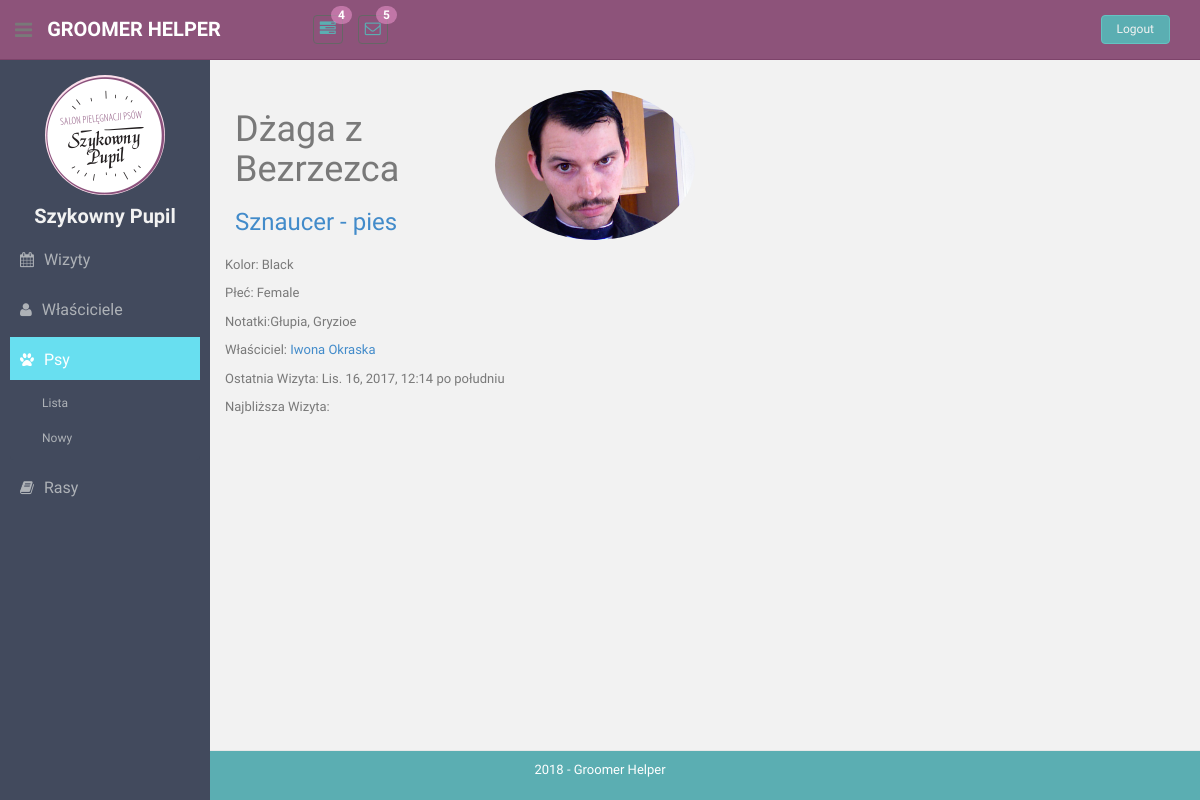
/animals/1/, run on the app's committed database.
### animals/models.py (models this page shows, shortened)
class Animal(models.Model):
    GENDER_CHOICES = [
        (True, _('Male')),
        (False, _('Female')),
    ]
    name = models.TextField(max_length=100, blank=True, null=True, verbose_name=_('name'))
    gender = models.BooleanField(choices=GENDER_CHOICES, verbose_name=_('gender'))
    breed = models.ForeignKey(Breed, on_delete=models.CASCADE, verbose_name=_('breed'))
    color = models.TextField(max_length=100, blank=True, null=True, verbose_name=_('color'))
    photo = models.ImageField(upload_to='animal-avatars/', default='animal-avatars/None/no-img.png',
                              verbose_name=_('photo'))
    notes = models.TextField(max_length=200, blank=True, null=True, verbose_name=_('notes'))
    owner = models.ForeignKey(
        Owner,
        verbose_name=_('owner'),
        on_delete=models.CASCADE,
    )
    salon = models.ForeignKey(Salon, default=DEFAULT_SALON_ID, null=False, on_delete=models.CASCADE)
    def get_last_visit(self):
        return self.visit_set.filter(start__lt=datetime.now()).latest('start').start
    def get_next_visit(self):
        return self.visit_set.filter(start__gt=datetime.now()).earliest('start').start

### breeds/models.py (models this page shows)
class Breed(models.Model):
    SIZE_CHOICES = [
        ('miniatura', 'Miniatura'),
        ('średni', 'Średni'),
        ('duży', 'Duży'),
        ('olbrzym', 'Olbrzym'),
    ]
    SPECIES_CHOICES = [
        ('pies', 'Pies'),
        ('kot', 'Kot'),
        ('świnka morska', 'Świnka morska'),
        ('królik', 'Królik'),
    ]
    HAIR_TYPE_CHOICES = [
        ('normalna', 'Normalna'),
        ('szorstka', 'Szorstka'),
        ('miękka', 'Miękka'),
        ('duża ilość podszerstka', 'Duża ilość podszerstka'),
        ('twarda', 'Twarda')
    ]
    name = models.TextField(max_length=100, blank=False, null=False, unique=True)
    species = models.TextField(max_length=50, blank=False, default='dog')
    size = models.TextField(max_length=20, blank=True, choices=SIZE_CHOICES)
    grooming_notes = models.TextField(max_length=50, blank=True, null=False)
    hair_type = models.TextField(max_length=50, blank=True, null=False)
    weight = models.IntegerField(default=20, blank=False, null=False)
    photo = models.ImageField(upload_to='breed-avatars/', default='breed-avatars/None/no-img.png')
    salon = models.ForeignKey(Salon, default=DEFAULT_SALON_ID, null=False, on_delete=models.CASCADE)
    def __str__(self):
        return "".join([self.name, " - ", self.species])

### owners/models.py (models this page shows)
class Owner(models.Model):
    full_name = models.TextField(_("full_name"), max_length=100, blank=True, null=True)
    phone_number = models.TextField(_("phone number"), max_length=20, blank=False, null=False)
    email = models.EmailField(_("email"), max_length=100, blank=True, null=True)
    location = models.TextField(_("location"), max_length=200, blank=True, null=True)
    recommended_by = models.ForeignKey('Owner', null=True, on_delete=models.CASCADE, verbose_name=_("recommended by"))
    salon = models.ForeignKey(Salon,
                              default=DEFAULT_SALON_ID,
                              null=False,
                              on_delete=models.CASCADE,
                              verbose_name=_("salon") )
    def __str__(self):
        return "".join(self.full_name)

### visits/models.py (models this page shows)
class Visit(models.Model):
    start = models.DateTimeField(null=False)
    stop = models.DateTimeField(null=False)
    animal = models.ForeignKey(Animal, on_delete=models.CASCADE, )
    service = models.TextField(max_length=100, blank=False, null=False, unique=True)
    happened = models.BooleanField(null=False, default=False)
    money_taken = models.PositiveIntegerField(null=True)
    notes = models.TextField(max_length=100, blank=True, null=False)
    salon = models.ForeignKey(Salon, default=DEFAULT_SALON_ID, null=False, on_delete=models.CASCADE)
    def __str__(self):
        return "".join([self.animal.name, " o ", str(self.start.hour)])
    __str__.short_description = "Opis"

### animals/views.py (the view)
# urls.py: path('<int:pk>/', views.AnimalDetailsView.as_view(), name='animal-details'),
class AnimalDetailsView(DetailView):
    template_name = "animals/details.html"
    model = Animal
    def get_context_data(self, **kwargs):
        context = super().get_context_data(**kwargs)
        context['animals'] = Animal.objects.all()
        return context

### templatetags/templatetags/my_templatetags.py (called while the page is built)
@register.simple_tag(takes_context=True)
def active(context, pattern_or_urlname):
    try:
        pattern = '^' + reverse(pattern_or_urlname)
    except NoReverseMatch:
        pattern = pattern_or_urlname
    path = context['request'].path
    if re.search(pattern, path):
        return 'active'
    return ''

### templates/animals/details.html
{% extends 'details.html' %}
{% load static %}
{% block profile-header%}
    {% if animal.photo %}
    <img src="{{ animal.photo.url }}" class="img-circle" style="float: right; height:150px;" alt="profile-photo">
    {% else %}
    <img src="{% static 'img/dog.png' %}" class="img-circle" style="float: right; height:150px;" alt="profile-photo">
    {% endif %}
    <h1>{{ animal.name }}</h1>
    <h3><a href="{% url 'breed-details' animal.breed.id %}">{{ animal.breed }}</a></h3>
{% endblock %}
{% block details %}
    <p><span>Kolor:</span> {{ animal.color }}</p>
    <p><span>Płeć:</span> {{ animal.get_gender_display }}</p>
    <p><span>Notatki:</span>{{ animal.notes }}</p>
    <p><span>Właściciel:</span>
        <a href="{% url 'owner-details' animal.owner.id %}">{{ animal.owner }}</a>
    </p>
    <p>
        Ostatnia Wizyta:  {{ animal.get_last_visit }}</p>
    <p>Najbliższa Wizyta: {{ animal.get_next_visit  }}</p>
{% endblock %}

### static/css/style.css (style rules this page uses)
a, a:hover, a:focus { text-decoration: none; outline: none; }

### data on the page
Animal: photo (picture), name "Dżaga z Bezrzezca", breed "Sznaucer - pies", color "Black", gender "Female", notes "Głupia, Gryzioe", owner "Iwona Okraska", get_last_visit "Lis. 16, 2017, 12:14 po południu"
